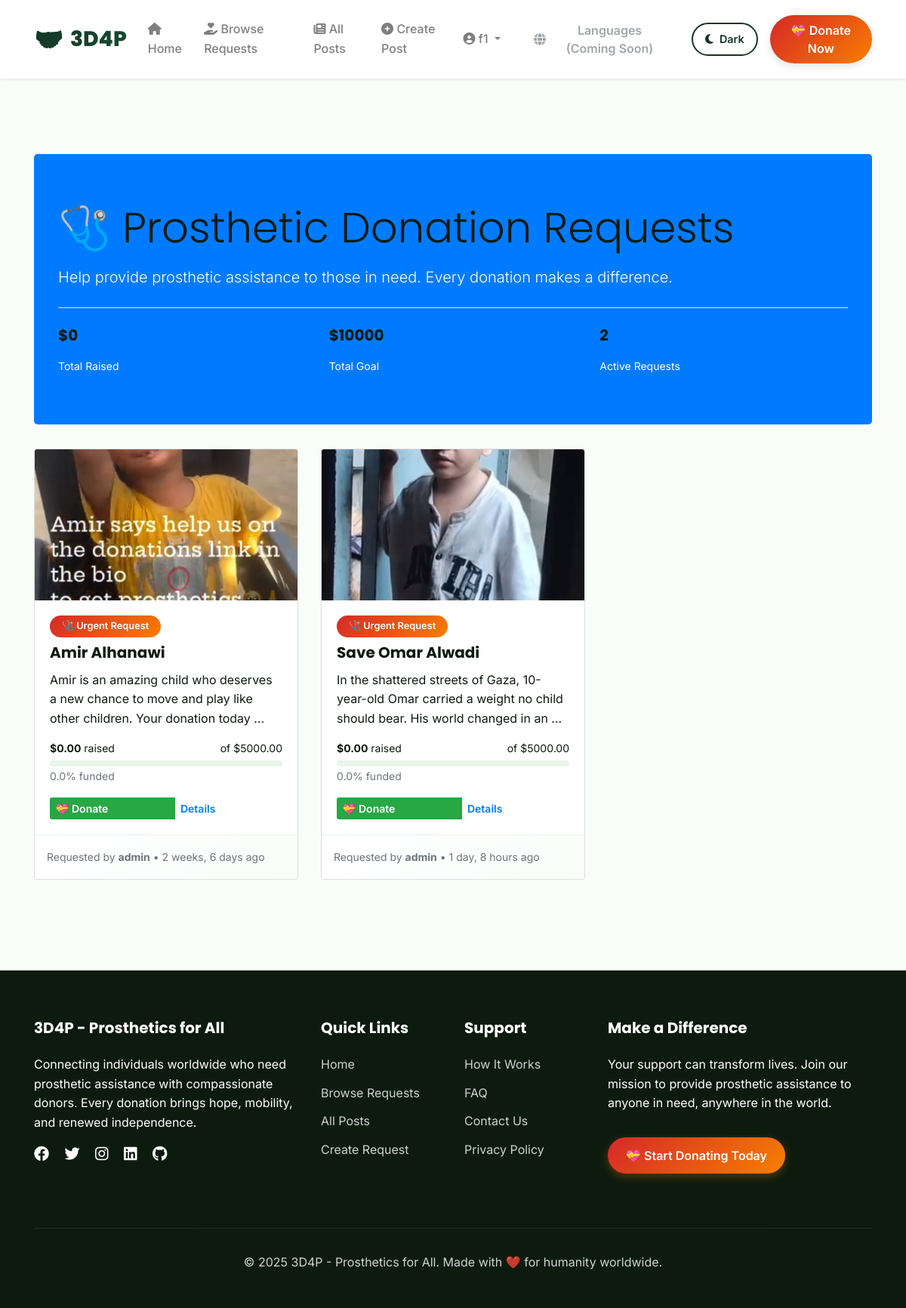
Screenshot of /donations/ (signed in) with the database file from the repository.
### users/models.py (models this page shows, shortened)
class CustomUser(AbstractUser):
    is_member = models.BooleanField(default=False)
    is_verified = models.BooleanField(default=False)
    bio = models.TextField(blank=True)
    date_of_birth = models.DateField(null=True, blank=True)
    pass

### posts/models.py (models this page shows, shortened)
class Post(models.Model):
    POST_TYPE_CHOICES = [
        ('regular', 'Regular Post'),
        ('donation', 'Donation Request'),
    ]
    author = models.ForeignKey(User, on_delete=models.CASCADE, null=True, blank=True)
    author_name = models.CharField(max_length=100, blank=True)
    title = models.CharField(max_length=200)
    content = models.TextField()
    post_type = models.CharField(max_length=20, choices=POST_TYPE_CHOICES, default='regular')
    is_approved = models.BooleanField(default=False)
    created_at = models.DateTimeField(auto_now_add=True)
    updated_at = models.DateTimeField(auto_now=True)
    view_count = models.IntegerField(default=0)
    share_count = models.IntegerField(default=0)
    image = models.ImageField(upload_to='post_images/', null=True, blank=True)

### donations/models.py (models this page shows, shortened)
class DonationGoal(models.Model):
    post = models.OneToOneField(Post, on_delete=models.CASCADE, related_name='donation_goal')
    goal_amount = models.DecimalField(max_digits=10, decimal_places=2)
    current_amount = models.DecimalField(max_digits=10, decimal_places=2, default=Decimal('0.00'))
    is_active = models.BooleanField(default=True)
    created_at = models.DateTimeField(auto_now_add=True)
    @property
    def progress_percentage(self):
        if self.goal_amount == 0:
            return 0
        return min((self.current_amount / self.goal_amount) * 100, 100)
    def update_current_amount(self):
        total = self.post.donations.filter(payment_status='completed').aggregate(
            total=models.Sum('amount')
        )['total'] or Decimal('0.00')
        self.current_amount = total
        self.save()
        return self.current_amount

### donations/views.py (the view)
# urls.py: path('', views.donation_list, name='donation_list'),
def donation_list(request):
    posts_with_goals = Post.objects.filter(
        post_type='donation',
        is_approved=True,
        donation_goal__is_active=True
    ).select_related('donation_goal', 'author').prefetch_related('donations')
    for post in posts_with_goals:
        post.donation_goal.update_current_amount()
    paginator = Paginator(posts_with_goals, 12)
    page_number = request.GET.get('page')
    page_obj = paginator.get_page(page_number)
    context = {
        'posts': page_obj,
        'total_raised': sum(post.donation_goal.current_amount for post in posts_with_goals),
        'total_goals': sum(post.donation_goal.goal_amount for post in posts_with_goals),
    }
    return render(request, 'donations/donation_list.html', context)

### donations/templates/donations/donation_list.html (shortened to what this page needs)
{% extends 'base.html' %}
{% block content %}
<div class="container mt-4">
    <div class="jumbotron bg-primary text-white">
        <h1 class="display-4">🩺 Prosthetic Donation Requests</h1>
        <p class="lead">Help provide prosthetic assistance to those in need. Every donation makes a difference.</p>
        <hr class="my-4 bg-white">
        <div class="row">
            <div class="col-md-4">
                <h5>${{ total_raised|floatformat:0 }}</h5>
                <small>Total Raised</small>
            </div>
            <div class="col-md-4">
                <h5>${{ total_goals|floatformat:0 }}</h5>
                <small>Total Goal</small>
            </div>
            <div class="col-md-4">
                <h5>{{ posts|length }}</h5>
                <small>Active Requests</small>
            </div>
        </div>
    </div>
    {% if posts %}
        <div class="row">
            {% for post in posts %}
            <div class="col-md-6 col-lg-4 mb-4">
                <div class="card h-100">
                    {% if post.image %}
                        <img src="{{ post.image.url }}" class="card-img-top" alt="{{ post.title }}" style="height: 200px; object-fit: cover;">
                    {% endif %}
                    <div class="card-body d-flex flex-column">
                        <span class="badge badge-danger mb-2 align-self-start">🩺 Urgent Request</span>
                        <h5 class="card-title">{{ post.title }}</h5>
                        <p class="card-text flex-grow-1">{{ post.content|truncatewords:20 }}</p>
                        {% if post.donation_goal %}
                        <div class="mb-3">
                            <div class="d-flex justify-content-between mb-1">
                                <small><strong>${{ post.donation_goal.current_amount }}</strong> raised</small>
                                <small>of ${{ post.donation_goal.goal_amount }}</small>
                            </div>
                            <div class="progress" style="height: 8px;">
                            </div>
                            <small class="text-muted">{{ post.donation_goal.progress_percentage|floatformat:1 }}% funded</small>
                        </div>
                        {% endif %}
                        <div class="mt-auto">
                            <div class="btn-group btn-group-sm d-flex">
                                <a href="{% url 'donate_to_post' post.id %}" class="btn btn-success flex-fill">
                                    💝 Donate
                                </a>
                                <a href="{% url 'post_detail' post.pk %}" class="btn btn-outline-primary flex-fill">
                                    Details
                                </a>
                            </div>
                        </div>
                    </div>
                    <div class="card-footer bg-light">
                        <small class="text-muted">
                            Requested by
                            {% if post.author %}
                                <strong>{{ post.author.username }}</strong>
                            {% else %}
                                <strong>{{ post.author_name }}</strong>
                            {% endif %}
                            • {{ post.created_at|timesince }} ago
                        </small>
                    </div>
                </div>
            </div>
            {% endfor %}
        </div>
    {% endif %}
</div>
{% endblock %}

### templates/base.html (shortened to what this page needs)
{% load static %}
<!DOCTYPE html>
<html lang="en">
<head>
    <link rel="stylesheet" href="https://cdn.jsdelivr.net/npm/bootstrap@4.6.2/dist/css/bootstrap.min.css">
    <link rel="stylesheet" href="https://cdnjs.cloudflare.com/ajax/libs/font-awesome/6.4.0/css/all.min.css">
    <link rel="stylesheet" href="https://unpkg.com/aos@2.3.1/dist/aos.css">
    <link rel="stylesheet" type="text/css" href="{% static 'css/main.css' %}">
    <link rel="stylesheet" type="text/css" href="{% static 'css/profile.css' %}">
</head>
<body>
    <nav class="navbar navbar-expand-lg navbar-light fixed-top" id="mainNav">
        <div class="container">
            <a class="navbar-brand" href="{% url 'home' %}">
                3D4P
            </a>
            <div class="collapse navbar-collapse" id="navbarNav">
                <ul class="navbar-nav ml-auto align-items-center">
                    <li class="nav-item">
                        <a class="nav-link" href="{% url 'home' %}">
                            <i class="fas fa-home"></i> Home
                        </a>
                    </li>
                    <li class="nav-item">
                        <a class="nav-link" href="{% url 'donation_list' %}">
                            <i class="fas fa-hand-holding-heart"></i> Browse Requests
                        </a>
                    </li>
                    <li class="nav-item">
                        <a class="nav-link" href="{% url 'post_list' %}">
                            <i class="fas fa-newspaper"></i> All Posts
                        </a>
                    </li>
                    {% if user.is_authenticated %}
                        <li class="nav-item">
                            <a class="nav-link" href="{% url 'select_post_type' %}">
                                <i class="fas fa-plus-circle"></i> Create Post
                            </a>
                        </li>
                        <li class="nav-item dropdown">
                            <a class="nav-link dropdown-toggle" href="#" id="userDropdown" role="button" data-toggle="dropdown">
                                <i class="fas fa-user-circle"></i> {{ user.username }}
                            </a>
                        </li>
                    {% endif %}
                    <li class="nav-item ml-2">
                        <button class="btn btn-outline-secondary" type="button" disabled>
                            <i class="fas fa-globe"></i>
                            <span class="d-none d-md-inline">Languages (Coming Soon)</span>
                        </button>
                    </li>
                    <li class="nav-item ml-2">
                        <button class="theme-toggle" id="themeToggle" title="Toggle Dark Mode">
                            <i class="fas fa-moon" id="themeIcon"></i>
                            <span id="themeText">Dark</span>
                        </button>
                    </li>
                    <li class="nav-item ml-3">
                        <a class="btn btn-donate" href="{% url 'donation_list' %}">
                            💝 Donate Now
                        </a>
                    </li>
                </ul>
            </div>
        </div>
    </nav>
    <main style="padding-top: 80px;">
        {% block content %}
        {% endblock %}
    </main>
    <footer class="footer">
        <div class="container">
            <div class="row">
                <div class="col-lg-4 mb-4">
                    <h5>3D4P - Prosthetics for All</h5>
                    <p class="mb-3">Connecting individuals worldwide who need prosthetic assistance with compassionate donors. Every donation brings hope, mobility, and renewed independence.</p>
                    <div class="social-links">
                        <a href="#" class="text-white mr-3"><i class="fab fa-facebook fa-lg"></i></a>
                        <a href="#" class="text-white mr-3"><i class="fab fa-twitter fa-lg"></i></a>
                        <a href="#" class="text-white mr-3"><i class="fab fa-instagram fa-lg"></i></a>
                        <a href="#" class="text-white mr-3"><i class="fab fa-linkedin fa-lg"></i></a>
                        <a href="https://github.com/FarisAlahmad714/3D4P" class="text-white"><i class="fab fa-github fa-lg"></i></a>
                    </div>
                </div>
                <div class="col-lg-2 col-md-6 mb-4">
                    <h5>Quick Links</h5>
                    <ul class="footer-links">
                        <li><a href="{% url 'home' %}">Home</a></li>
                        <li><a href="{% url 'donation_list' %}">Browse Requests</a></li>
                        <li><a href="{% url 'post_list' %}">All Posts</a></li>
                        <li><a href="{% url 'select_post_type' %}">Create Request</a></li>
                    </ul>
                </div>
                <div class="col-lg-2 col-md-6 mb-4">
                    <h5>Support</h5>
                    <ul class="footer-links">
                        <li><a href="{% url 'how_it_works' %}">How It Works</a></li>
                        <li><a href="{% url 'faq' %}">FAQ</a></li>
                        <li><a href="{% url 'contact_us' %}">Contact Us</a></li>
                        <li><a href="{% url 'privacy_policy' %}">Privacy Policy</a></li>
                    </ul>
                </div>
                <div class="col-lg-4 mb-4">
                    <h5>Make a Difference</h5>
                    <p>Your support can transform lives. Join our mission to provide prosthetic assistance to anyone in need, anywhere in the world.</p>
                    <a href="{% url 'donation_list' %}" class="btn btn-donate btn-lg mt-3">
                        💝 Start Donating Today
                    </a>
                </div>
            </div>
            <div class="footer-bottom">
                <p>&copy; 2025 3D4P - Prosthetics for All. Made with ❤️ for humanity worldwide.</p>
            </div>
        </div>
    </footer>
</body>
</html>

### rows the page displays
CustomUser: username "f1"
Post: image (picture), title "Amir Alhanawi", content "Amir is an amazing child who deserves a new chance to move and play like other children. Your donation today …", donation_goal.current_amount "0.00", donation_goal.goal_amount "5000.00", donation_goal.progress_percentage "0.0", author.username "admin", created_at "2 weeks, 6 days"
Post: image (picture), title "Save Omar Alwadi", content "In the shattered streets of Gaza, 10-year-old Omar carried a weight no child should bear. His world changed in an …", donation_goal.current_amount "0.00", donation_goal.goal_amount "5000.00", donation_goal.progress_percentage "0.0", author.username "admin", created_at "1 day, 8 hours"

### other values shown
{{ total_raised|floatformat:0 }} "0"
{{ total_goals|floatformat:0 }} "10000"
{{ posts|length }} "2"
